Frame 1 (no input): blank canvas, image omitted
Frame 60 (no input): blank canvas, image omitted
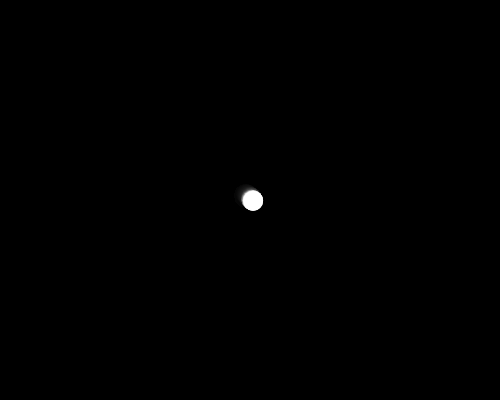
Frame 120 (the mouse pressed at the canvas centre since frame 60)

The p5.js sketch whose frames 1 and 60 were blank and that drew this single picture after the mouse press (run headless with seeded random() and noise() and a simulated clock; from frame 60 on, the mouse is pressed at the canvas centre):

// p5.js sketch
// ── sketch.js
var a = 0;
var dots = [];
function setup() {
  createCanvas(500,400);
  background(0);
  noStroke();
}

function draw() {
  fill(0,20);
  rect(0,0,width,height);
  fill(255);
  for(var i = 0;i< dots.length;i ++){
    var x = dots[i].x + (noise(a,10)*50 - 25);
    var y = dots[i].y + (noise(a,20)*50 - 25);
    ellipse(x,y,20,20);

    a = a + 0.01;
  }  
}

function mousePressed(){
  dots.push(createVector(mouseX,mouseY));
}
